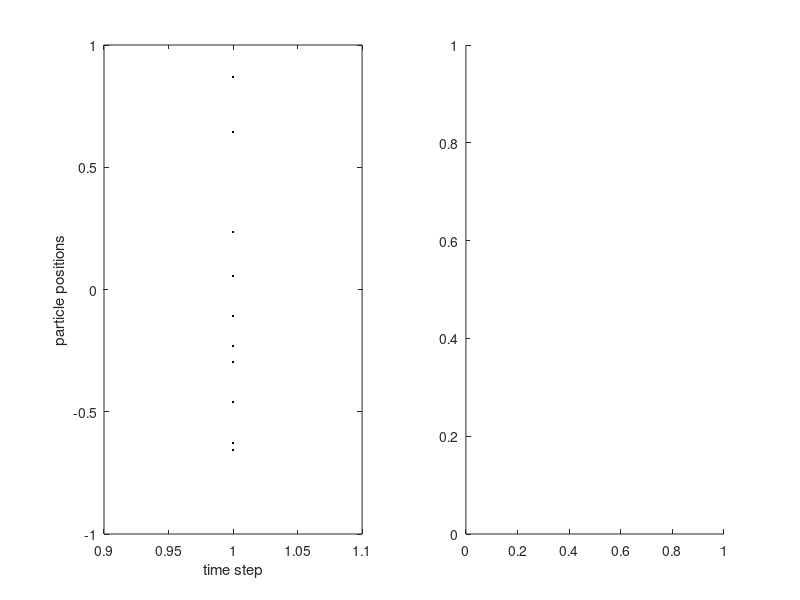

The MATLAB script that drew this image: (Note: this script raises an error after producing the figure.)
%% Partikel-Filter
%  =========================
%  Map 03.) Roboter-Pose Scan-Matching
%  A. Same     22.05.2020
%  =========================

close all; clear all; clc

%% initialize the variables
set(0,'DefaultFigureWindowStyle','docked') %dock the figures..just a personal preference you don't need this.
tic
x = 0; % initial actual state
x_N = 0.1; % Noise covariance in the system (i.e. process noise in the state update, here, we'll use a gaussian.)
x_R = 0.1; % Noise covariance in the measurement (i.e. the Quail creates complex illusions in its trail!)
T = 10; % duration the chase (i.e. number of iterations).
N = 10; % The number of particles the system generates. The larger this is, the better your approximation, but the more computation you need.

%initilize our initial, prior particle distribution as a gaussian around
%the true initial value

V = 2; %define the variance of the initial esimate
x_P = []; % define the vector of particles

% generate N number of randomly distributed particals (random positions)
% from the initial prior gaussian distribution
for i = 1:N
    x_P(i) = x + sqrt(V) * randn;
end

%  %{
% show the distribution the particles around this initial value of x.
figure(1)
% clf
subplot(121)
plot(1,x_P,'.k','markersize',5)
xlabel('time step')
ylabel('particle positions')
subplot(122)
histogram(x_P,100)
xlabel('particle positions histogram (x_p_(_i_))')
ylabel('count')
pause(1)
%}

%the functions used to estimate the position and measurements update are:
%Process model, or state update model. This is the function which can be
%any function which shows the robots movement in ideal case.
% xt = 0.5*xt_1 + 25*x/(1 + x^2) + 8*cos(1.2*(t-1)) + PROCESS NOISE --> sqrt(x_N)*randn
% z = x^2/20 + MEASUREMENT NOISE -->  sqrt(x_R)*randn; (observation which we get) measurement update

%generate the observations from the randomly selected particles, based upon
%the given function
 z_out = [x^2 / 20 + sqrt(x_R) * randn];  %the actual output vector for measurement values.
 x_out = [x];  %the actual output vector for state values.
 x_est = [x]; % time by time output of the particle filters estimate
 x_est_out = [x_est]; % the vector of particle filter estimates.

%% Update the movement and measurement, weight the particles, resampling, approach, repeat
for t = 1:T
    %from the previous time step, update the movement position, and observed
    %position (i.e. update the robots position with the non linear function
    %and update from this position the positions which we guess the robot
    %might be.
    x = 0.5*x + 25*x/(1 + x^2) + 8*cos(1.2*(t-1)) +  sqrt(x_N)*randn;
    z = x^2/20 + sqrt(x_R)*randn; % new observation values will be callculated
    %from the given position (measurement update)
    %Here, we do the particle filter
    for i = 1:N % Number of particles
        % given the prior set of particle (i.e. randomly generated (locations),
        % run each of these particles through the state update model to make
        % a new set of transitioned particles(since we have an nonlinear aquation of 
        % robots movements, we will move all particals in the same way,
        % lets say all particals 1 meter forward, if the movements was 1 meter forward)
        x_P_update(i) = 0.5*x_P(i) + 25*x_P(i)/(1 + x_P(i)^2) + 8*cos(1.2*(t-1)) + sqrt(x_N)*randn;
        % with these new updated particle locations, update the observations
        % for each of these particles.
        z_update(i) = x_P_update(i)^2/20;
        % Generate the weights for each of these particles.
        % The weights are based upon the probability of the given
        % observation for a particle, GIVEN the actual observation.
        % That is, if we observe a location z, and we know our observation error is
        % guassian with variance x_R, then the probability of seeing a given
        % z centered at that actual measurement is (from the equation of a
        % gaussian)
        P_w(i) = (1/sqrt(2*pi*x_R)) * exp(-(z_update(i) - z)^2/(2*x_R));
    end
    
    % Normalize to form a probability distribution (i.e. sum to 1).
    P_w = P_w./sum(P_w);
    
%      %{
    figure(2)
    clf
    subplot(151)
    plot(P_w,z_update,'.k','markersize',5)
    hold on
    plot(0,z,'.r','markersize',50)
    xlabel('weight magnitude')
    ylabel('observed values (z update)')    
    subplot(152)
    plot(P_w,x_P_update,'.k','markersize',5)
    hold on
    plot(0,x,'.r','markersize',50)
    xlabel('weight magnitude')
    ylabel('updated particle positions (x P update)')    
    
    %plot the before and after
    subplot(153)
    plot(0,x_P_update,'.k','markersize',5)
    title('raw estimates')
    xlabel('fixed time point')
    ylabel('estimated particles for flight position')
    subplot(154)
    plot(P_w,x_P_update,'.k','markersize',5)
    hold on
    plot(0,x,'.r','markersize',40)
    xlabel('weight magnitude')
    title('weighted estimates')
    %}
    %% Resampling: From this new distribution, now we randomly sample from it to generate our new estimate particles
    
    %what this code specifically does is randomly, uniformally, sample from
    %the cummulative distribution of the probability distribution
    %generated by the weighted vector P_w.  If you sample randomly over
    %this distribution, you will select values based upon there statistical
    %probability, and thus, on average, pick values with the higher weights
    %(i.e. high probability of being correct given the observation z).
    %store this new value to the new estimate which will go back into the
    %next iteration
    for i = 1 : N
        % the cummulative sum of P_w will be calculated. A random number
        % in range of [0,1] will be created. all particals, which are less
        % than this random number will be removed and the other positions
        % will be considered. From the 'x_P_update' vector, the value of the
        % first position which has fulfilled this goal, will be taken.
        x_P(i) = x_P_update(find(rand <= cumsum(P_w),1));
    end
    
    %The final estimate is some metric of these final resampling, such as
    %the mean value or variance
    x_est = mean(x_P);
    
%      %{
    %the after
    subplot(155)
    plot(0,x_P_update,'.k','markersize',5)
    hold on
    plot(0,x_P,'.r','markersize',5)
    plot(0,x_est,'.g','markersize',40)
    xlabel('fixed time point')
    title('weight based resampling')
    pause(1)
    %}
    % Save data in arrays for later plotting
    x_out = [x_out x];
    z_out = [z_out z];
    x_est_out = [x_est_out x_est];
    
end
toc
t = 0:T;
figure(3)
clf
plot(t, x_out, '.-b', t, x_est_out, '-.r','linewidth',3);
set(gca,'FontSize',12); set(gcf,'Color','White');
xlabel('time step'); ylabel('True position');
legend('True position', 'Particle filter estimate');

set(0,'DefaultFigureWindowStyle','normal')

